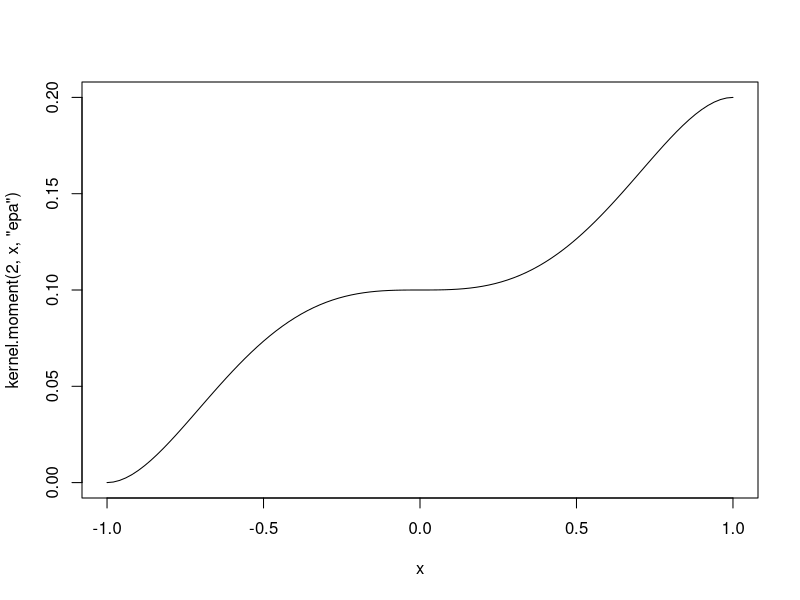

Recreate this plot in R.
library(spatstat)


### Name: kernel.moment
### Title: Moment of Smoothing Kernel
### Aliases: kernel.moment
### Keywords: methods nonparametric smooth

### ** Examples

   kernel.moment(1, 0.1, "epa")
   curve(kernel.moment(2, x, "epa"), from=-1, to=1)
